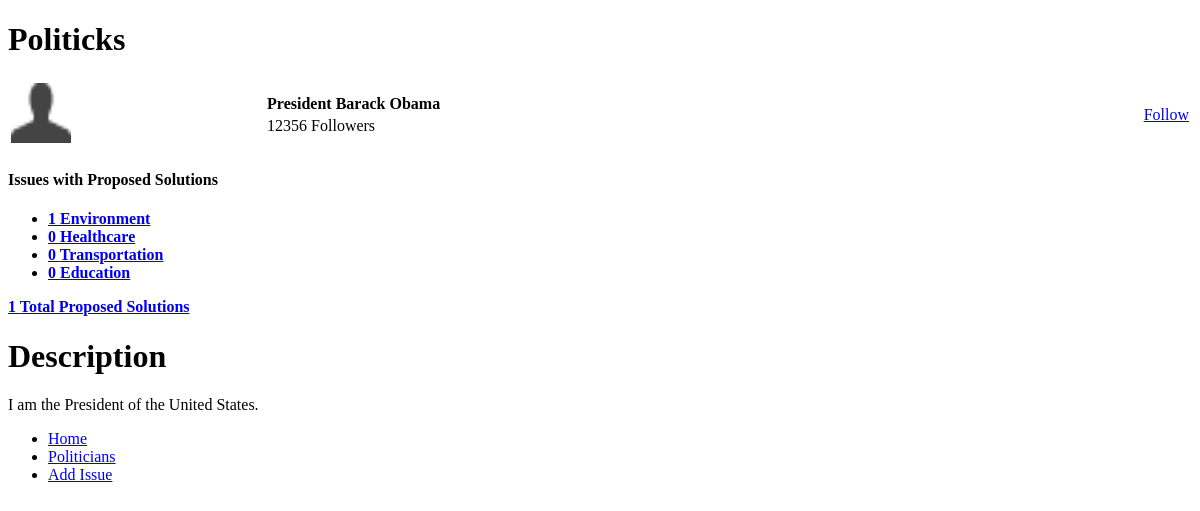
Screenshot of /politicianprofile.php?id=1 with the database file from the repository.
### tables this page shows
CREATE TABLE IF NOT EXISTS `politicians` (
  `id` int(11) NOT NULL AUTO_INCREMENT,
  `name` tinytext NOT NULL,
  `followers` int(11) NOT NULL DEFAULT '0',
  `description` text NOT NULL,
  `image` varchar(100) NOT NULL,
  `email` varchar(50) NOT NULL,
  PRIMARY KEY (`id`),
  UNIQUE KEY `email` (`email`)
);

CREATE TABLE IF NOT EXISTS `categories` (
  `id` int(11) NOT NULL AUTO_INCREMENT,
  `name` tinytext NOT NULL,
  `icon` varchar(75) NOT NULL,
  PRIMARY KEY (`id`)
);

### politicianprofile.php (the view, shortened to what this page needs)
<?php include_once("header.php") ?>
	<div data-role="content">
<?php
	if(isset($_GET["id"])){
		$query = sprintf("select * from politicians where id='%s'",mysql_real_escape_string($_GET["id"]));
		$result = mysql_query($query);
		$row = mysql_fetch_array($result);
		$id = $row["id"];
		$name = $row["name"];
		$followers = $row["followers"];
		$description = $row["description"];
		$issuesgrid = "";
		$query = "select * from categories";
		$result = mysql_query($query);
		$totalcount = 0;
		while ($row=mysql_fetch_array($result)){
			$query = sprintf("select * from proposedsolutions where politician_id='%s' and category_id='%s'", $id, $row["id"]);
			$countresult = mysql_query($query);
			$count = mysql_num_rows($countresult);
			$totalcount += $count;
			$issuesgrid .= "<li><a href=\"politicianissues.php?pid=".$_GET['id']."&cid=".$row['id']."\" id=\"".$row["name"]."\" data-icon=\"custom\" data-theme=\"c\">".$count." ".$row['name']."</a></li>";
		}
	}else{
		header("Location: politicians.php");
	}
?>
		<table width="100%">
			<tr>
				<td>
					<img src="images/icons/111-user.png" width="60px" height="60px"></img>
				</td>
				<td>
					<table>
					<tr><td>
						<b><?= $name; ?></b>
					</td></tr>
					<tr><td>
						<?= $followers; ?> Followers
					</td></tr>
					</table>
				</td>
				<td>
					<p align="right">
					<a href="#" data-role="button">Follow</a>
					</p>
				</td>
			</tr>
		</table>
		<label for="issuesgrid"><h4>Issues with Proposed Solutions<h4></label>
		<div name="issuesgrid" data-role="footer" class="nav-glyphish-example">
			<div data-role="navbar" class="nav-glyphish-example" data-grid="a">
			<ul>
				<?= $issuesgrid; ?>
			</ul>
			</div>
		</div>
		<a href="politicianissues.php?pid=<?= $_GET['id']; ?>" data-role="button"><?= $totalcount; ?> Total Proposed Solutions</a>
		<h1>Description</h1>
		<p>
			<?= $description; ?>
		</p>
	</div>
<?php include_once("footer.php") ?>

### rows the page displays
politicians: name "President Barack Obama", followers "12356", description "I am the President of the United States."
categories: count "1", name "Environment"
categories: count "0", name "Healthcare"
categories: count "0", name "Transportation"
categories: count "0", name "Education"

### other values shown
$totalcount "1"
